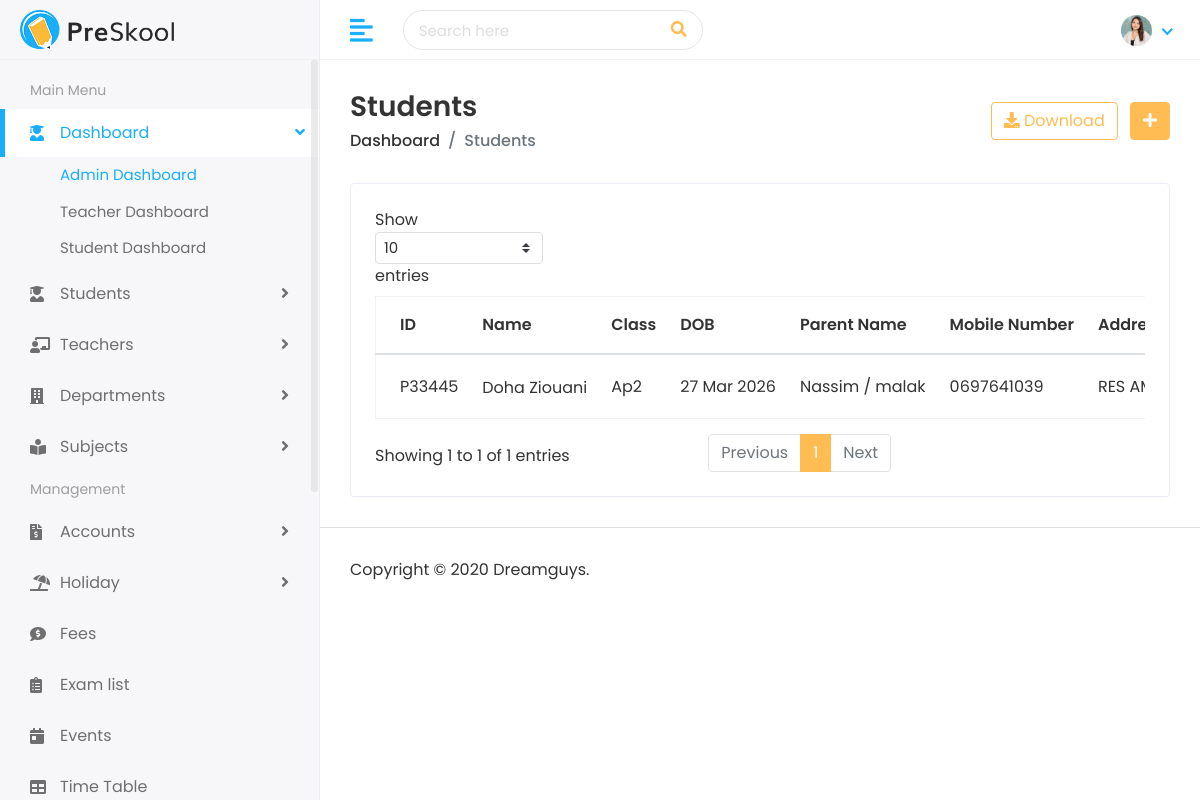
Screenshot of /student/ (signed in) with the database file from the repository.
### student/models.py (models this page shows, shortened)
class Student(models.Model):
    first_name = models.CharField(max_length=100)
    last_name = models.CharField(max_length=100)
    student_id = models.CharField(max_length=20)
    gender = models.CharField(max_length=10,
        choices=[('Male', 'Male'), ('Female', 'Female')])
    date_of_birth = models.DateField()
    student_class = models.CharField(max_length=50)
    joining_date = models.DateField()
    mobile_number = models.CharField(max_length=15)
    admission_number = models.CharField(max_length=20)
    section = models.CharField(max_length=10)
    student_image = models.ImageField(
        upload_to='students/', blank=True)
    parent = models.OneToOneField(
        Parent, on_delete=models.CASCADE)

class Parent(models.Model):
    father_name = models.CharField(max_length=100)
    father_occupation = models.CharField(max_length=100, blank=True)
    father_mobile = models.CharField(max_length=15)
    father_email = models.EmailField(max_length=100)
    mother_name = models.CharField(max_length=100)
    mother_occupation = models.CharField(max_length=100, blank=True)
    mother_mobile = models.CharField(max_length=15)
    mother_email = models.EmailField(max_length=100)
    present_address = models.TextField()
    permanent_address = models.TextField()

### student/views.py (the view)
# urls.py: path('', views.student_list, name='student_list'),
@role_required(['admin', 'teacher', 'student'])
def student_list(request):
    students = Student.objects.all()
    context = {'student_list': students}
    return render(request, 'students/students.html', context)

### templates/students/students.html (shortened to what this page needs)
{% extends 'Home/base.html' %}
{% load static %}
{% block body %}
         <div class="page-wrapper">
            <div class="content container-fluid">
               <div class="page-header">
                  <div class="row align-items-center">
                     <div class="col">
                        <h3 class="page-title">Students</h3>
                        <ul class="breadcrumb">
                           <li class="breadcrumb-item"><a href="">Dashboard</a></li>
                           <li class="breadcrumb-item active">Students</li>
                        </ul>
                     </div>
                     <div class="col-auto text-right float-right ml-auto">
                        <a href="#" class="btn btn-outline-primary mr-2"><i class="fas fa-download"></i> Download</a>
                        <a href="{% url 'add_student' %}" class="btn btn-primary"><i class="fas fa-plus"></i></a>
                     </div>
                  </div>
               </div>
               <div class="row">
                  <div class="col-sm-12">
                     <div class="card card-table">
                        <div class="card-body">
                           <div class="table-responsive">
                              <table class="table table-hover table-center mb-0 datatable">
                                 <thead>
                                    <tr>
                                       <th>ID</th>
                                       <th>Name</th>
                                       <th>Class</th>
                                       <th>DOB</th>
                                       <th>Parent Name</th>
                                       <th>Mobile Number</th>
                                       <th>Address</th>
                                    </tr>
                                 </thead>
                                 <tbody>
                                    {% for student in student_list %}
                                    <tr>
                                       <td>{{ student.student_id}}</td>
                                       <td>
                                          <h2 class="table-avatar">
                                             <a href="{% url 'view_student' student.student_id %}">{{ student.first_name }} {{ student.last_name}}</a>
                                          </h2>
                                       </td>
                                       <td>{{ student.student_class }}</td>
                                       <td>{{ student.date_of_birth|date:"d M Y" }}</td>
                                       <td>{{ student.parent.father_name }} / {{ student.parent.mother_name }}</td>
                                       <td>{{ student.mobile_number }}</td>
                                       <td>{{ student.parent.present_address }}</td>
                                    </tr>
                                    {% endfor %}
                                 </tbody>
                              </table>
                           </div>
                        </div>
                     </div>
                  </div>
               </div>
            </div>
            <footer>
               <p>Copyright © 2020 Dreamguys.</p>
            </footer>
         </div>
      </div>
   </body>
</html>
{% endblock %}

### static/assets/css/style.css (style rules this page uses)
html { height: 100%; }
body { background-color: #fff; color: #333; font-family: 'Poppins', sans-serif; font-size: 1rem; height: 100%; line-height: 1.5; overflow-x: hidden; }
h1, h2, h3, h4, h5, h6 { font-family: 'Poppins', sans-serif; margin-top: 0; }
ul, ol { padding: 0px; list-style: none; }
.table { color: #333; max-width: 100%; margin-bottom: 0; width: 100%; }
.table.dataTable { border-collapse: collapse !important; border: 1px solid rgba(0, 0, 0, 0.05); }
table.table td h2 { display: inline-block; font-size: inherit; font-weight: 400; margin: 0; padding: 0; vertical-align: middle; }
table.table td h2.table-avatar { align-items: center; display: inline-flex; font-size: inherit; font-weight: 400; margin: 0; padding: 0; vertical-align: middle; white-space: nowrap; }
table.table td h2 a { color: #333; }
.table thead tr th { font-weight: 600; }
.table tbody tr { border-bottom: 1px solid rgba(0, 0, 0, 0.05); }
.table.table-center td, .table.table-center th { vertical-align: middle; }
.card-table .card-body .table > thead > tr > th { border-top: 0; }
.card-table .card-body .table tr td:first-child, .card-table .card-body .table tr th:first-child { padding-left: 1.5rem; }
.card-table .table td, .card-table .table th { border-top: 1px solid #e2e5e8; padding: 1rem 0.75rem; white-space: nowrap; }
.btn-primary { background-color: #FFBC53; border: 1px solid #FFBC53; }
.btn-outline-primary { color: #FFBC53; border-color: #FFBC53; }
.card { border: 1px solid #ececf5; box-shadow: 0 1px 3px 0 rgba(0, 0, 0, 0.03); margin-bottom: 1.875rem; }
.card-body { padding: 1.5rem; }
footer { padding: 1.875rem 1.875rem; border-top: 1px solid #ddd; }
footer p { margin: 0px; }
.page-wrapper { margin-left: 320px; padding-top: 60px; position: relative; transition: all 0.4s ease; }
.page-wrapper > .content { padding: 1.875rem 1.875rem 0; }
.page-header { margin-bottom: 1.875rem; }
.page-header .breadcrumb { background-color: transparent; color: #6c757d; font-size: 1rem; font-weight: 500; margin-bottom: 0; padding: 0; }
.page-header .breadcrumb a { color: #333; }
.page-title { font-size: 28px; font-weight: 600; color: #333; margin-bottom: 5px; }

### rows the page displays
Student: student_id "P33445", first_name "Doha", last_name "Ziouani", student_class "Ap2", date_of_birth "27 Mar 2026", parent.father_name "Nassim", parent.mother_name "malak", mobile_number "0697641039", parent.present_address "RES…"
